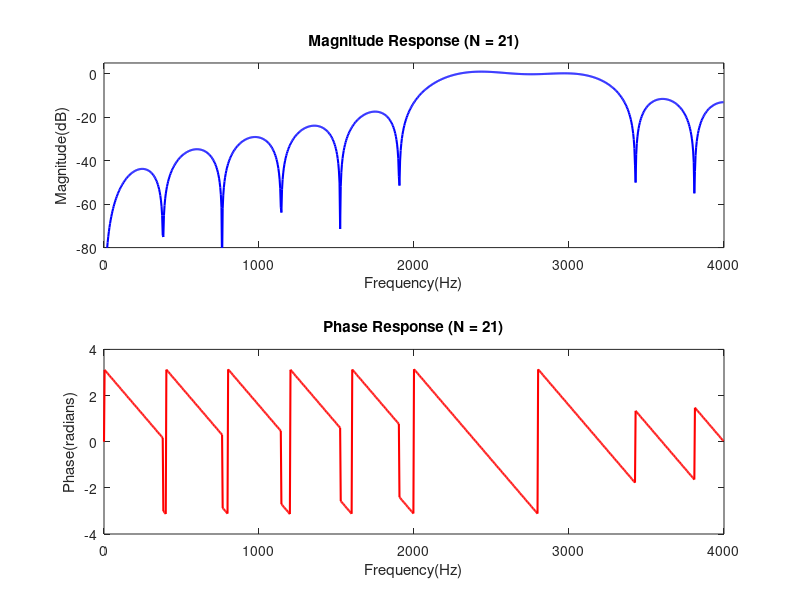

The MATLAB source for this figure: (Note: this script raises an error after producing the figure.)
clear;
% sampling frequency
fs = 8e3;
% lower cutoff frequency
fl = 2.5e3;
% upper cutoff frequency
fu = 3e3;
% filter length 
N=21;
% filter order
M = N-1;
% cutoff index in frequency domain
kl = round((fl/fs)*M);
ku = round((fu/fs)*M);

% initialize frequency response
H = zeros(1,N);
% passband from kl to ku
H(kl+1:ku+1) = 1;
% symmetric passband for real response
H(N-ku+1:N-kl+1) = 1;

% compute IDFT to get time-domain filter coefficients, h[n]
h = real(ifft(H));

% shift for linear phase
h = fftshift(h);

% display filter coefficients
fprintf('FIR filter coefficients for N = %d: \n',N);
disp(h);

% frequency response
[Hf, w] = freqz(h,1,1024,fs);

% plot magnitude response
figure;
subplot(2,1,1);
plot(w,20*log10(abs(Hf)), 'b', 'LineWidth',1.5);
xlabel('Frequency(Hz)');
ylabel('Magnitude(dB)');
title(['Magnitude Response (N = ',num2str(N),')']);
ylim([-80 5]);

% plot phase response
subplot(2,1,2);
plot(w,angle(Hf), 'r', 'LineWidth',1.5);
xlabel('Frequency(Hz)');
ylabel('Phase(radians)');
title(['Phase Response (N = ',num2str(N),')']);

sgtitle("FIR Band-pass filter design using Frequency Sampling method");